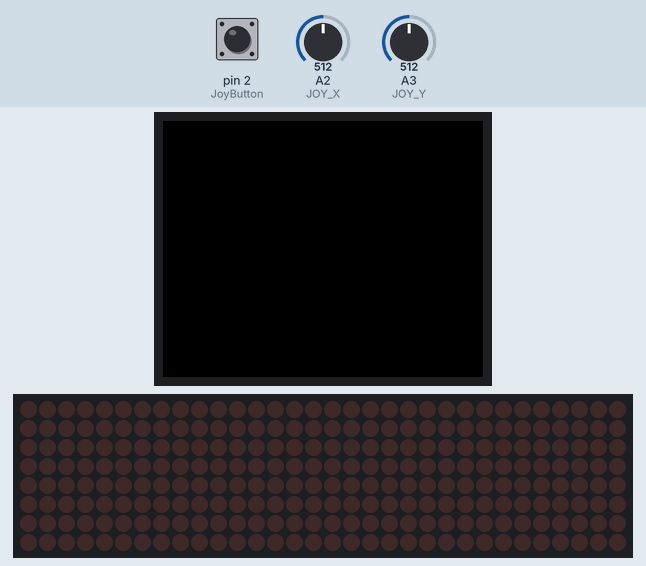
This sketch was run on a simulated Arduino Nano, built with avr-gcc and run on an emulated ATmega328P. Parts: 128×160 colour display, 32×8 LED matrix. The test bench sets the inputs (shaded band); at power-on: pin 2 (JoyButton) LOW, A2 (JOY_X) = 512, A3 (JOY_Y) = 512. Random numbers use the default seed unless the sketch sets one.

Above: at 1.2 s.
1.3 s: pin 2 (JoyButton) pulled HIGH for 0.15 s
At 1.4 s:
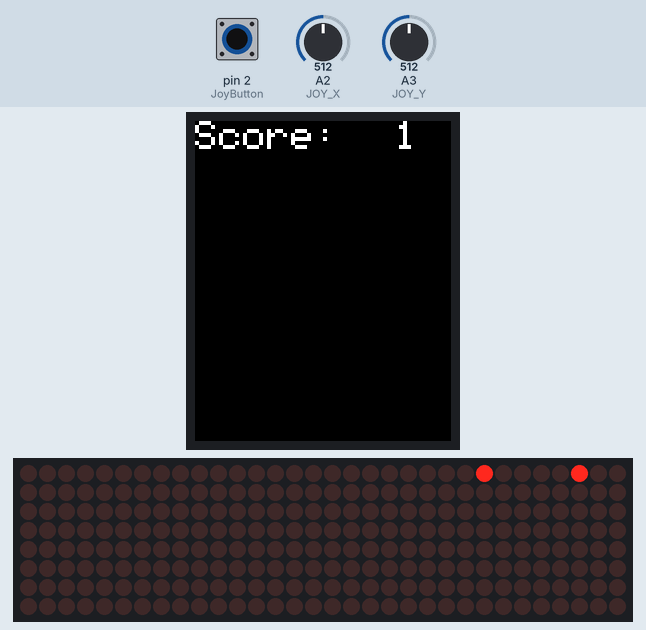
2.0 s: A2 (JOY_X) set to 639
3.9 s: A2 (JOY_X) set to 664
At 5.54 s:
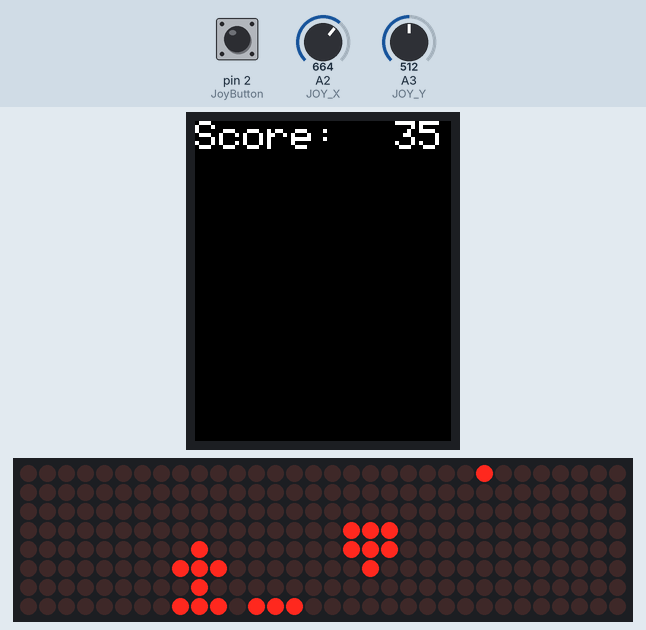
5.8 s: pin 2 (JoyButton) pulled HIGH for 1 s
At 7.12 s:
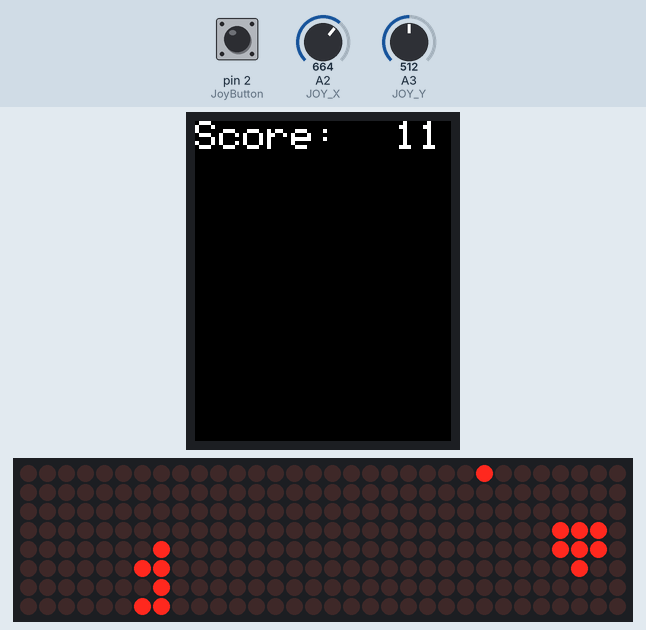
7.4 s: A2 (JOY_X) set to 640
At 9.3 s:
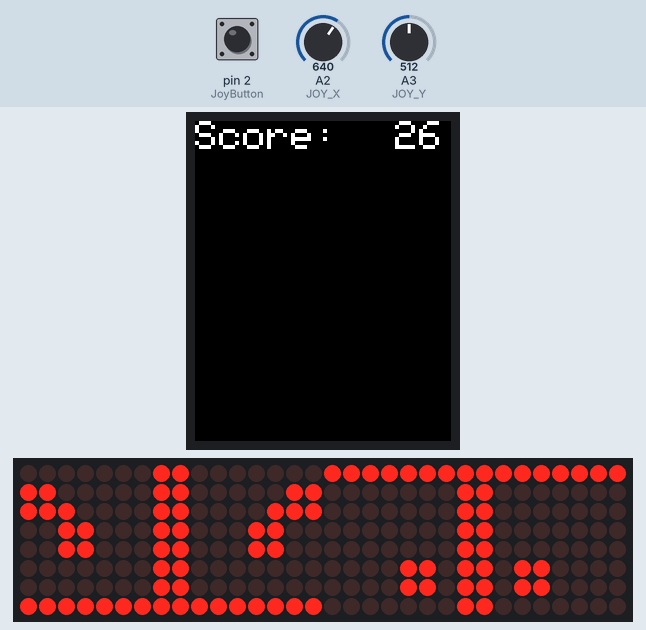
9.4 s: pin 2 (JoyButton) pulled HIGH for 0.15 s
At 12.51 s:
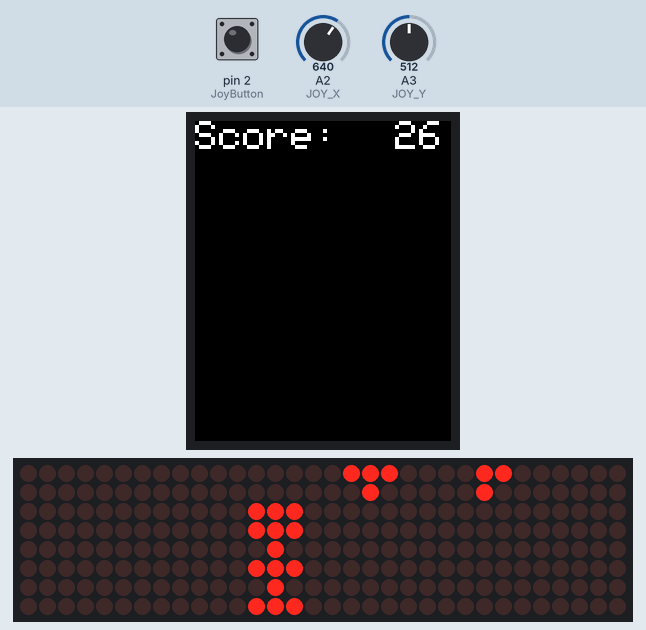

Measured:
- the behaviour switches between 650 and 651 on A2 (JOY_X) (found by bisection; images 1 and 2)
- after the input at 1.3 s, the display: changes at once (image 1)
- after the input at 5.8 s, the display: first changes after 0.18 s (image 3 shows a later state)
- after the input at 9.4 s, the display: first changes after 0.15 s (image 5 shows a later state)

The sketch:

CarRace.ino
```cpp
#include "LedControl.h"
#include <TFT.h>
#include <SPI.h>

#define JOY_X A2
#define JOY_Y A3
#define SIZE 16
#define JoyButton 2

#define CS   4
#define DC   24
#define RST  3

#define DIN 12
#define CLK 11
#define LOAD 10

LedControl lc = LedControl(DIN, CLK, LOAD, 4);
TFT TFTscreen = TFT(CS, DC, RST);


unsigned int Matrix[SIZE][SIZE];

//game lost display
bool sadFace[][16] = // cuttest sad face ever
{
  {1, 1, 1, 1, 1, 1, 1, 1, 1, 1, 1, 1, 1, 1, 1, 1},
  {1, 0, 0, 0, 0, 0, 0, 0, 0, 0, 0, 0, 0, 0, 0, 1},
  {1, 0, 0, 0, 0, 0, 0, 0, 0, 0, 0, 0, 0, 0, 0, 1},
  {1, 0, 0, 0, 0, 0, 0, 0, 0, 0, 0, 0, 0, 0, 0, 1},
  {1, 0, 0, 0, 0, 0, 0, 0, 0, 0, 0, 0, 0, 0, 0, 1},
  {1, 0, 1, 1, 0, 0, 0, 0, 0, 0, 0, 0, 1, 1, 0, 1},
  {1, 0, 1, 1, 0, 0, 0, 0, 0, 0, 0, 0, 1, 1, 0, 1},
  {1, 0, 0, 0, 0, 0, 0, 0, 0, 0, 0, 0, 0, 0, 0, 1},
  {1, 0, 0, 0, 0, 0, 0, 0, 0, 0, 0, 0, 0, 0, 0, 1},
  {1, 0, 0, 0, 0, 0, 1, 1, 1, 1, 0, 0, 0, 0, 0, 1},
  {1, 0, 0, 0, 0, 1, 1, 1, 1, 1, 1, 0, 0, 0, 0, 1},
  {1, 0, 0, 0, 1, 1, 0, 0, 0, 0, 1, 1, 0, 0, 0, 1},
  {1, 0, 0, 0, 1, 1, 0, 0, 0, 0, 1, 1, 0, 0, 0, 1},
  {1, 0, 0, 0, 0, 0, 0, 0, 0, 0, 0, 0, 0, 0, 0, 1},
  {1, 0, 0, 0, 0, 0, 0, 0, 0, 0, 0, 0, 0, 0, 0, 1},
  {1, 1, 1, 1, 1, 1, 1, 1, 1, 1, 1, 1, 1, 1, 1, 1},
};

//Enemies
typedef enum {
  ACTIVE, INACTIVE
} EnemyState;

typedef struct {
  int x;
  float y;
} Enemy;


Enemy enemies[3];

struct Coordinate {
  int x = 0, y = 0;
  Coordinate(int x = 0, int y = 0): x(x), y(y) {}
};

// game variables
unsigned long lastUpdate = 0;
unsigned long deadTime = millis(); // time that the player dies
bool playerAlive = false;

int heroX; //start the hero in the center of the screen
float vSpeed;
bool pressed; //indicates if there is a button pressed
int enemyX[3] = {3, 8, 10};
float enemyY[3] = {0, -8, -12};

// threshold where movement of the joystick will be accepted
const int joystickThreshold = 160;
// construct with default values in case the user turns off the calibration
Coordinate joystickHome(500, 500);

int dir; //player direction. 0 keep pos, -1 go left, +1 go right
int score =0;


void setup() {
  lc.shutdown(0, false); // turn off power saving, enables display
  lc.setIntensity(0, 2); // sets brightness (0~15 possible values)
  lc.clearDisplay(0);// clear screen

  lc.shutdown(1, false);
  lc.setIntensity(1, 2);
  lc.clearDisplay(1);

  lc.shutdown(2, false);
  lc.setIntensity(2, 2);
  lc.clearDisplay(2);

  lc.shutdown(3, false);
  lc.setIntensity(3, 2);
  lc.clearDisplay(3);

  //initialize the library
  TFTscreen.begin();

  // clear the screen with a black background
  TFTscreen.background(0, 0, 0);

  //set the text size
  TFTscreen.setTextSize(2);
  TFTscreen.setRotation(3);

  // set the text color to white
  TFTscreen.stroke(255,255,255);

  randomSeed(analogRead(A6));

  clearMatrix();
  setupInitialVariables();
  calibrateJoystick();
  drawMatrix();
}

void loop() {
  int refreshInterval = 25;
      if ((millis() - lastUpdate) >= refreshInterval) {
        lastUpdate = millis();
        if (playerAlive) {
            updatePlayerColumn();
            updateEnemyRow();
          displayOnLcd();
          drawMatrix();
          drawEnemies();
          checkLevel();
          displayMatrix();
          checkCollisions();
        } else {
          checkActions();
        }
      }
}


void updatePlayerColumn(){
  int joyRead = analogRead(JOY_X);
  if (joyRead < 400) {          //left
    heroX = (heroX + SIZE - 1) % SIZE;
  }
  if (joyRead > 650) {        //right
    heroX = (heroX + 1) % SIZE;
  }
  score++;
}

/**
  Enemy looks like:

         ***
         ***
          *
*/
void drawEnemies() {
  int y;
  for (byte i = 0; i < 3; i++) {
    Enemy e =  enemies[i];
    y = e.y;
        if (y >= 0 && y <=15) {
          Matrix[(int)e.y][e.x] = 1;
        }
        y--;

        if (y >= 0 && y <=15) {
          Matrix[y][e.x] = 1;
          Matrix[y][e.x - 1] = 1;
          Matrix[y][e.x + 1] = 1;
        }
        y--;

        if (y >= 0 && y <= 15) {
          Matrix[y][e.x] = 1;
          Matrix[y][e.x - 1] = 1;
          Matrix[y][e.x + 1] = 1;
        }
    }
}


void updateEnemyRow() {
   for (byte e = 0; e < 3; e++) {
    enemies[e].y += vSpeed;
    if (enemies[e].y > 18) {
      enemies[e].y = -1;
      if (random(3))
        enemies[e].x = 5;
        else enemies[e].x = 13;
    }
  }
}

void setupInitialVariables() {
  heroX = 5;
  score = 0;
  playerAlive = false;
  pressed = false;
  vSpeed = 0.5;
  dir = 0;

  enemies[0].x = 5;
  enemies[0].y = 0;

  enemies[1].x = 8;
  enemies[1].y = -8;

  enemies[1].x = 10;
  enemies[1].y = -12;
}

void clearMatrix() {
  for (int i = 0; i < SIZE; i++) {
    for (int j = 0; j < SIZE; j++) {
      Matrix[i][j] = 0;
    }
  }
}


void displayMatrix()
{
  for (int i = 0; i < SIZE; i++)
  {
    for (int j = 0; j < SIZE; j++)
    {
         if (i < 8 && j < 8)
            lc.setLed (0, i, j, Matrix[i][j]);
         else  if (i < 8 && 8 <= j < 16)
            lc.setLed (1, i % 8, j % 8, Matrix[i][j]);
         else  if (8 <= i < 16 && j < 8)
            lc.setLed (2, i % 8, j % 8, Matrix[i][j]);
         else  if (8 <= i < 16 && 8 <= j < 16)
            lc.setLed (3, i % 8, j % 8, Matrix[i][j]);
    }
  }
}


void drawMatrix() {
  clearMatrix();

  //the row where the bottom of the player is at a given time
  int y = 15;

  if (validPoint(y, heroX)) {
    Matrix[y][heroX] = 1;
    Matrix[y - 1][heroX] = 1;
    Matrix[y - 2][heroX] = 1;
    Matrix[y - 3][heroX] = 1;
  }

  if (validPoint(y, heroX - 1)) {
    Matrix[y][heroX - 1] = 1;
    Matrix[y - 2][heroX - 1] = 1;
  }

  if (validPoint(y, heroX + 1)) {
    Matrix[y][heroX + 1] = 1;
    Matrix[y - 2][heroX + 1] = 1;
  }

}

//function for checking whether the point if between matrix boundaries or not
// y - row    x- column
boolean validPoint(int y, int x) {
  return  x >= 0 && x < SIZE && y >= 0 && y < SIZE;
}

void checkCollisions() {
  for (byte e = 0; e < 3; e++) {
    int ex = enemies[e].x;
    int ey = enemies[e].y;
    int diffX = abs(heroX - ex);

    if (ey >= 13 && diffX <= 2) {
      heroDie();
    }
  }
}


void heroDie() {
  deadTime = millis();
  playerAlive = false;
  displaySadFace();
  setupInitialVariables();
}

void checkActions() {
  if (digitalRead(JoyButton) ==  HIGH)
    pressed = true;
  if (pressed == true) {
    playerAlive = true;
  }
}

void displaySadFace() {
  for (int i = 0; i < SIZE; i++)
  {
    for (int j = 0; j < SIZE; j++)
    {  if (i < 8 && j < 8)
            lc.setLed (0, i, j, sadFace[i][j]);
         else  if (i < 8 && 8 <= j < 16)
            lc.setLed (1, i % 8, j % 8, sadFace[i][j]);
         else  if (8 <= i < 16 && j < 8)
            lc.setLed (2, i % 8, j % 8, sadFace[i][j]);
         else  if (8 <= i < 16 && 8 <= j < 16)
            lc.setLed (3, i % 8, j % 8, sadFace[i][j]);
    }
  }
}


// calibrate the joystick home for 10 times
void calibrateJoystick() {
  Coordinate values;

  for (int i = 0; i < 10; i++) {
    values.x += analogRead(JOY_X);
    values.y += analogRead(JOY_Y);
  }

  joystickHome.x = values.x / 10;
  joystickHome.y = values.y / 10;
}

void displayOnLcd() {
  TFTscreen.stroke(0, 0, 0);
  TFTscreen.rect(100, 0, 50, 50);
  TFTscreen.fill(0, 0, 0);

  char buff[20];
  itoa(score, buff, 10);
  char text[] = {'S','c','o','r','e',':','\0'};
  TFTscreen.stroke(255, 255, 255);
  TFTscreen.text(text, 0, 0);
  TFTscreen.text(buff, 100, 0);
}

void checkLevel() {
  if (score > 35)
    vSpeed += 0.5;
}
```
